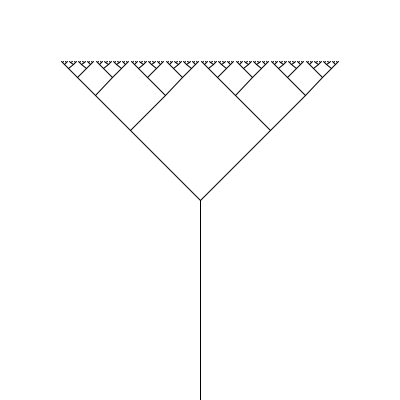
Frame 1 (no input)
Frame 60 (the mouse pressed at the canvas centre just before this capture): identical to frame 1, image omitted
Frame 120 (the mouse held since frame 60 and released just before this capture): identical to frame 1, image omitted

The Processing sketch that drew this single still picture (run headless with seeded random() and noise(); from frame 60 on, the mouse is pressed at the canvas centre):

// Processing sketch: recursive_tree
// ── recursive_tree.pde
void setup() {
  size(400, 400);
  smooth();
}

void draw() {
  background(255);
  stroke(0);
  noFill();
  line(width/2, height, width/2, height/2);
  drawBranches(width/2, height/2, 70);
}

void drawBranches(float startPointX, float startPointY, float len)
{
  line(startPointX, startPointY, startPointX + len, startPointY - len);
  line(startPointX, startPointY, startPointX - len, startPointY - len);

  if (len>=2)
  {
    drawBranches(startPointX + len, startPointY - len, len/2);
    drawBranches(startPointX - len, startPointY - len, len/2);
  }
}
